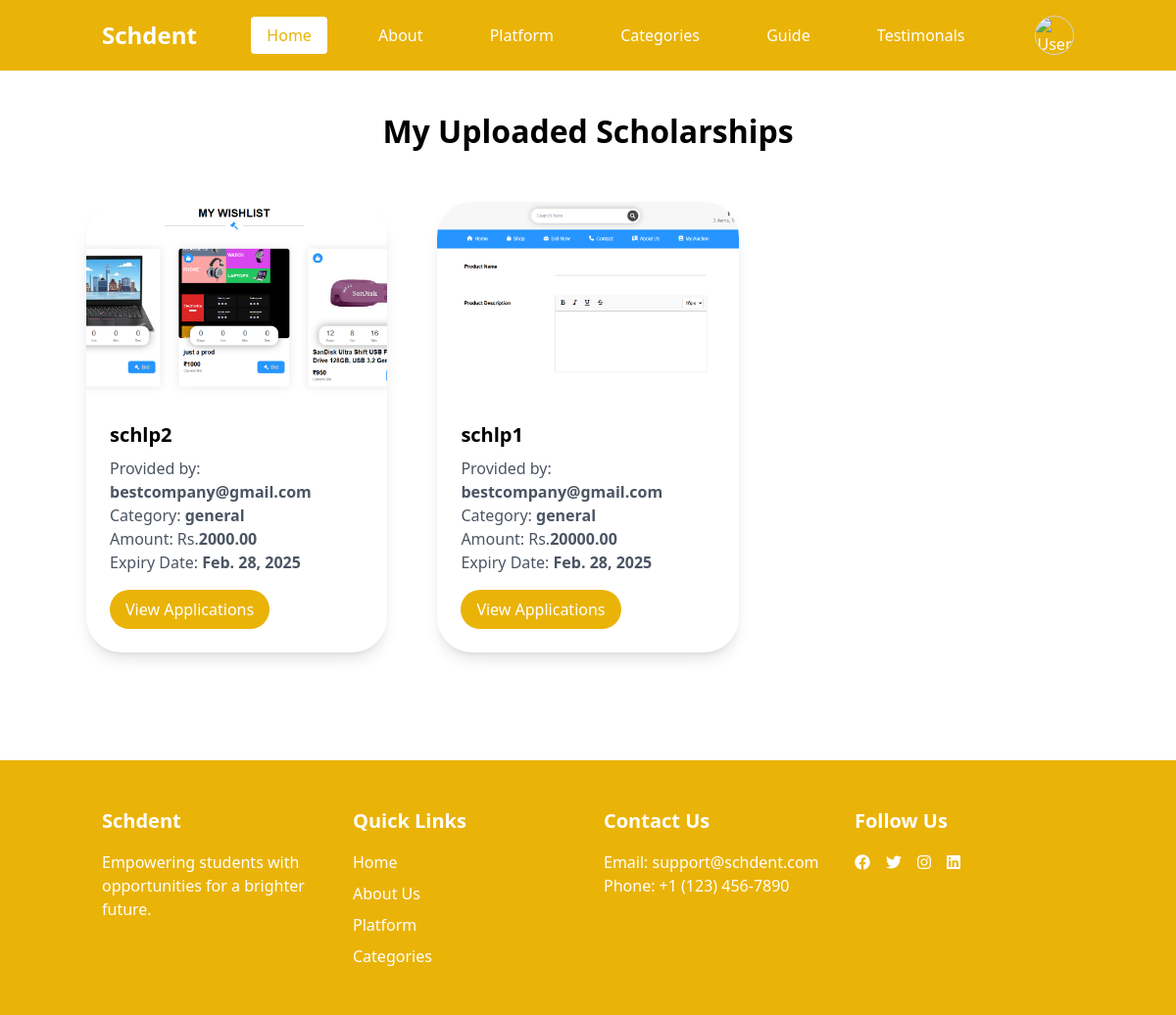
Page /my-uploaded-scholarships (signed in) on the earlier database version.
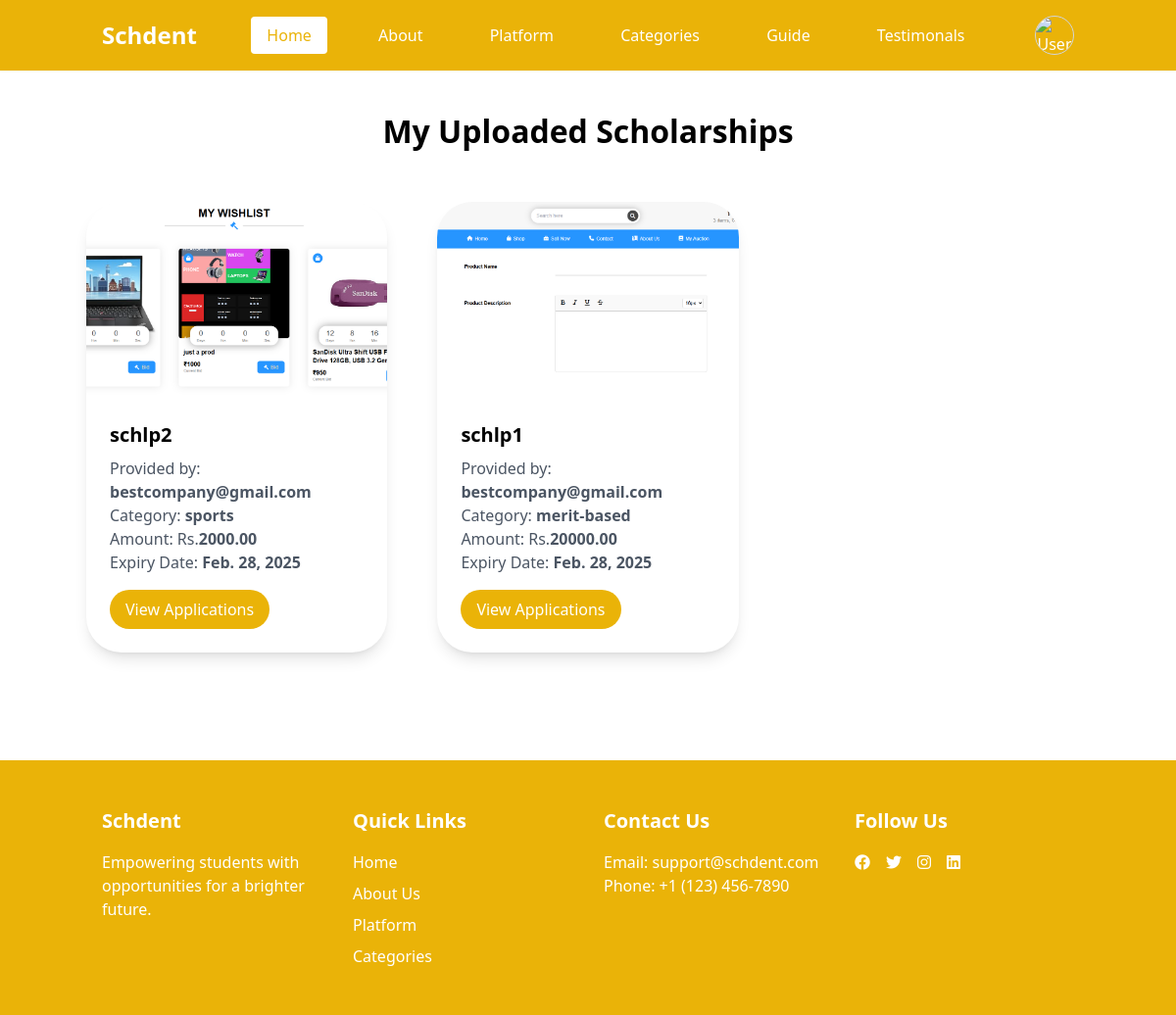
Same page on the later database version.
### home/models.py (models this page shows)
class Category(models.Model):
    name = models.CharField(max_length=100, unique=True)
    def __str__(self):
        return self.name

### home/views.py (the view)
# urls.py: path('my-uploaded-scholarships',myUploadedScholarships, name='testimonals'),
def myUploadedScholarships(request):
    scholarships = Scholarship.objects.filter(posted_by=request.user).order_by('-created_at')
    return render(request, "my_uploaded_scholarships.html", {'scholarships': scholarships})

### home/models.py (called while the page is built)
    def __str__(self):
        return self.username

### templates/my_uploaded_scholarships.html (shortened to what this page needs)
{% extends "base.html" %}
{% block body %}
  {% include "components/navbar.html" %}
  <section class="container my-[110px] mx-auto">
    <h2 style="text-transform: capitalize; font-size: 2rem; font-weight: 600; text-align: center; margin-bottom: 3rem;">My Uploaded Scholarships</h2>
    <div style="display: flex; gap: 5%;">
      {% if scholarships %}
      {% for scholarship in scholarships %}
      {% include "components/scholarship-template.html" with title=scholarship.title scholarship_id=scholarship.id desc=scholarship.desc provided_by=scholarship.posted_by category=scholarship.category amount=scholarship.amount last_date=scholarship.last_date poster=scholarship.poster.url %}
      {% endfor %}
  {% else %}
      <p class="text-center text-gray-500 text-lg mt-6 mx-auto">You didn't posted any scholarship yet</p>
    <p class="text-center text-gray-500 text-lg mt-6 mx-auto"><a href="/post-scholarship">Post now</a></p>
  {% endif %}
    </div>
</section>
    {% include "components/footer.html" %}
{% endblock body %}

### templates/components/scholarship-template.html (shortened to what this page needs)
{% load static %}
<div class="bg-white shadow-lg hover-scale scholarship-card" style="transition: 0.4s; max-width: 500px; width: 30%; overflow: hidden; border-radius: 36px;">
    <img src="{{poster}}" class="w-full h-[200px] object-cover" alt="err">
    <div class="p-6">
        <h3 class="text-xl font-bold mb-2" id="sclp-title">{{title}}</h3>
        <p class="text-gray-600">Provided by: <span class="font-semibold" id="sclp-providedBy">{{provided_by}}</span></p>
        <p class="text-gray-600">Category: <span class="font-semibold" id="sclp-category">{{category}}</span></p>
        <p class="text-gray-600">Amount: Rs.<span class="font-semibold" id="sclp-amt">{{amount}}</span></p>
        <p class="text-gray-600">Expiry Date: <span class="font-semibold" id="sclp-lastDate">{{last_date}}</span></p>
        <button class="mt-4 px-4 py-2 bg-yellow-500 text-white rounded-full hover:bg-yellow-600"><a class="h-full w-full" {% if provided_by == user %} href="/scholarship/{{scholarship_id}}/applications" {% else %} href="/scholarship/{{scholarship_id}}" {% endif %}>{% if provided_by == user %} View Applications {% else %} Apply Now {% endif %}</a></button>
    </div>
</div>

Differences in the rows shown:
no longer on this page (row unchanged): Category: name "general"
now on this page (row unchanged): Category: name "sports"
now on this page (row edited): Category: name "merit-based"
